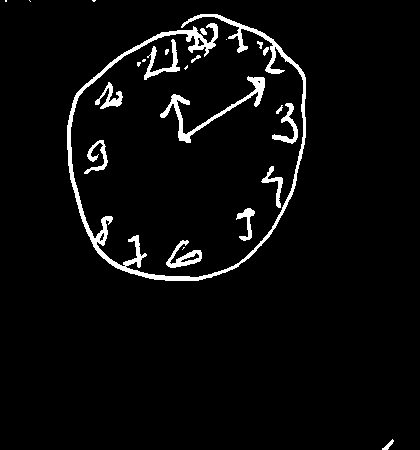
#> input picture Test_images/IC09219P20E20PD00011_2211140001-1.png, 420 x 450 px, found by its file name
$ python Clock_contour_eval.py
#> lines starting #> are read from the running program, lines starting #| are printed output that depends on the picture; after the words box and inside, x2 and y2 are one past the last pixel; in counts of white or black regions, pixels touching at a corner belong together; long printed decimals are rounded
import cv2
import numpy as np
from shapely.geometry import Polygon

def fit_circle_to_contour(contour):
    (x, y), radius = cv2.minEnclosingCircle(contour)
    center = (int(x), int(y))
    radius = int(radius)
    return center, radius

def calculate_circularity(polygon):
    area = polygon.area
    perimeter = polygon.length
    if perimeter == 0:
        return 0
    return (4 * np.pi * area) / (perimeter ** 2)

def process_image_for_contours(image_path:str):
#> called with image_path = 'IC09219P20E20PD00011_2211140001-1.png'
    image = cv2.imread(image_path)
#> image is the input picture: shape (450, 420, 3); 4.1% white; 24 white regions (9 under 20 px), largest, box (x1, y1, x2, y2) and area: (67, 14, 306, 281) 4327, (160, 76, 265, 143) 961, (144, 39, 180, 80) 390
    if image is None:
        print("Failed to load image")
        return

    image_copy = image.copy()
    image_2 = image.copy()
    gray = cv2.cvtColor(image, cv2.COLOR_BGR2GRAY)
    clahe = cv2.createCLAHE(clipLimit=2.0, tileGridSize=(8, 8))
    gray = clahe.apply(gray)
    blurred = cv2.GaussianBlur(gray, (7, 7), 0)
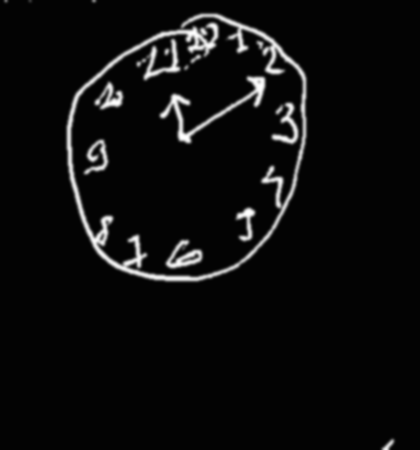
#> blurred: shape (450, 420); min 3, max 255, mean 13.3
    edges = cv2.Canny(blurred, 50, 150)
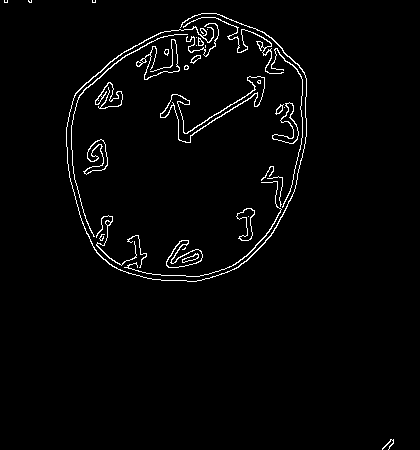
#> edges: shape (450, 420); 2.3% white in thin lines or dots
    thresh = cv2.adaptiveThreshold(edges, 255, cv2.ADAPTIVE_THRESH_GAUSSIAN_C,
                                    cv2.THRESH_BINARY_INV, 15, 2)
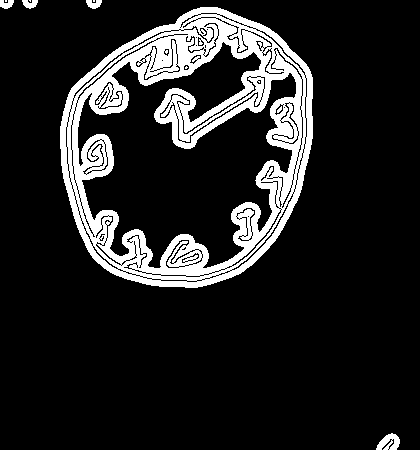
#> thresh: shape (450, 420); 13.9% white; 10 white regions (5 under 20 px)
    contours, _ = cv2.findContours(thresh, cv2.RETR_EXTERNAL,
                                   cv2.CHAIN_APPROX_SIMPLE)
#> contours = 8 contours, 3 with area under 20; largest, box (x1, y1, x2, y2) and area: (60, 7, 313, 288) 55155, (376, 433, 400, 450) 230, (86, 0, 102, 9) 78, (22, 0, 38, 9) 76, (0, 0, 14, 9) 71
    cv2.imshow('',thresh)
    cv2.imshow('edges',edges)
    cv2.imshow('original',image_copy)
    cv2.imshow('gray',gray)
    circle_info = []
    min_area = 5000
    score = 3
    open = 0
    for contour in contours:
        if cv2.contourArea(contour) > min_area:
            center, radius = fit_circle_to_contour(contour)
            contour_area = cv2.contourArea(contour)
            circle_area = np.pi * (radius ** 2)
            roundness = contour_area / circle_area if circle_area > 0 else 0

            cv2.drawContours(image, [contour], -1, (0, 255, 0))
            cv2.circle(image, center, radius, (255, 0, 0), 2)

            polygon = Polygon([tuple(point[0]) for point in contour])
            convex_hull = polygon.convex_hull
            pts = np.array(list(polygon.exterior.coords), np.int32)
            pts = pts.reshape((-1, 1, 2))
            cv2.polylines(image_2, [pts], isClosed=True, color=(255, 0, 0), thickness=2)

            # Mostrar la imagen
            cv2.imshow('Polygon', image_2)


            circularity = calculate_circularity(convex_hull)
            if roundness>=0.65:
                score = 2
                closed = 0
            elif roundness< 0.65 and roundness>=0.30:
                score = 1
                closed = 0
            elif roundness < 0.30:
                score = 0

            if score == 0:
                closed = 0
                kernel = np.ones((19,19), np.uint8)
                gray = cv2.cvtColor(image_2, cv2.COLOR_BGR2GRAY)
                clahe = cv2.createCLAHE(clipLimit=2.0, tileGridSize=(8, 8))
                gray = clahe.apply(gray)
                blurred = cv2.GaussianBlur(gray, (7, 7), 0)
                edges = cv2.Canny(blurred, 50, 150)
                thresh = cv2.adaptiveThreshold(edges, 255, cv2.ADAPTIVE_THRESH_GAUSSIAN_C,
                                            cv2.THRESH_BINARY_INV, 15   , 2)
                closing = cv2.morphologyEx(thresh, cv2.MORPH_CLOSE, kernel)
                contours_closing, _ = cv2.findContours(closing, cv2.RETR_EXTERNAL,
                                                       cv2.CHAIN_APPROX_SIMPLE)

                if contours_closing:
                    contour_closing = max(contours_closing, key=cv2.contourArea)
                    center, radius = fit_circle_to_contour(contour_closing)
                    cv2.drawContours(image_2, [contour_closing], -1, (0, 255, 0),
                                     thickness=cv2.FILLED)
                    cv2.circle(image_2, center, radius, (255, 255, 0), 2)
                    contour_area = cv2.contourArea(contour_closing)
                    circle_area = np.pi * (radius ** 2)
                    roundness = contour_area / circle_area if circle_area > 0 else 0
                    if roundness >= 0.30:
                        score = 1
                        open = 1

            circle_info.append({
                "center": center,
                "radius": radius,
                "circularity": circularity,
                "roundness": roundness,
                "score":score,
                "Closed":closed,
            })
#> this loop made 8 passes
#> area in calculate_circularity on pass 2: 55504.5
#> contour on passes 3, 5, 7: [[93, 0], [93, 1], [94, 1], [94, 0]], [[29, 0], [30, 1], [30, 0]], [[5, 0], [5, 1], [6, 1], [6, 0]]
#> pass 2, in process_image_for_contours, `cv2.imshow('Polygon', image_2)`:
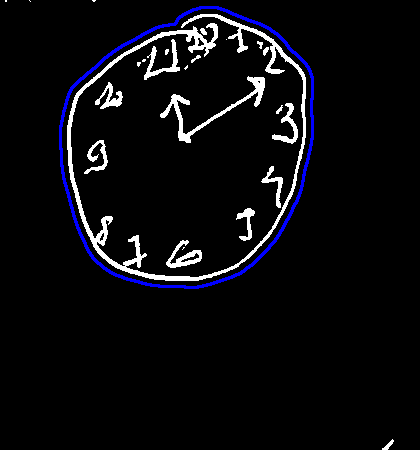
#> window 'Polygon': shape (450, 420, 3); mean B, G, R 14.3, 10.4, 10.4
#> after the loop:
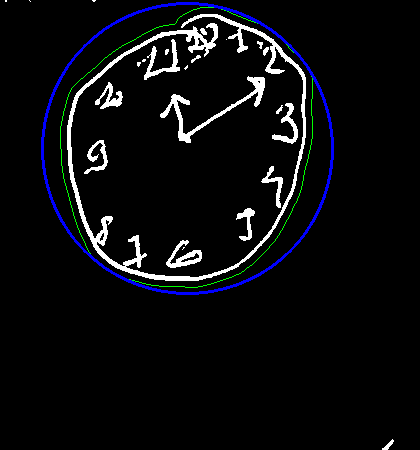
#> image: shape (450, 420, 3); 1.77% of pixels changed, all inside (x1, y1, x2, y2) = (41, 2, 334, 295)
#> after the loop, circle_info = 1 item; open = 0

    if not circle_info:
        print("No contours found")

    else:
        cv2.imshow('Processed Image', image)
        cv2.waitKey(0)
        cv2.destroyAllWindows()

    return circle_info

# Example of use:
contour_info = process_image_for_contours('IC09219P20E20PD00011_2211140001-1.png')
#> contour_info = 1 item
print(contour_info)
#| [{'center': (187, 148), 'radius': 145, 'circularity': 0.9734, 'roundness': 0.835, 'score': 2, 'Closed': 0}]

$ run again, with Test_images/IC00627P01E20PD00011_2211300001-1.png copied over Test_images/IC09219P20E20PD00011_2211140001-1.png
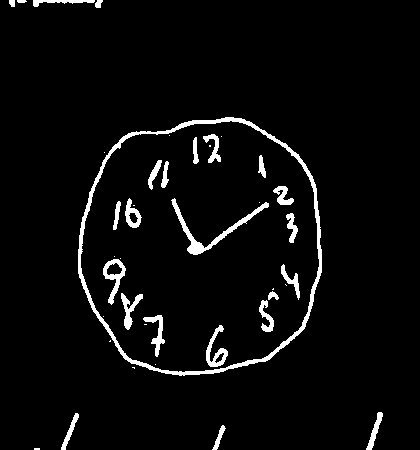
#> input picture Test_images/IC00627P01E20PD00011_2211300001-1.png, 420 x 450 px, found by its file name
#> in process_image_for_contours, image is the input picture: shape (450, 420, 3); 4.2% white; 41 white regions (16 under 20 px), largest, box (x1, y1, x2, y2) and area: (78, 117, 322, 376) 3077, (171, 198, 269, 255) 752, (103, 259, 126, 305) 370
#> edges: shape (450, 420); 2.3% white in thin lines or dots, all inside (x1, y1, x2, y2) = (9, 0, 383, 450)
#> thresh: shape (450, 420); 15.4% white; 12 white regions (2 under 20 px)
#> contours = 9 contours, 3 with area under 20; largest, box (x1, y1, x2, y2) and area: (71, 110, 329, 382) 56732, (3, 0, 109, 14) 896, (360, 406, 389, 450) 736, (55, 407, 85, 450) 712, (206, 419, 232, 450) 498, (28, 441, 46, 450) 92
#> the loop in process_image_for_contours, `for contour in contours:` made 9 passes
#> area in calculate_circularity on pass 6: 57308.5
#> after the loop in process_image_for_contours, `for contour in contours:`:
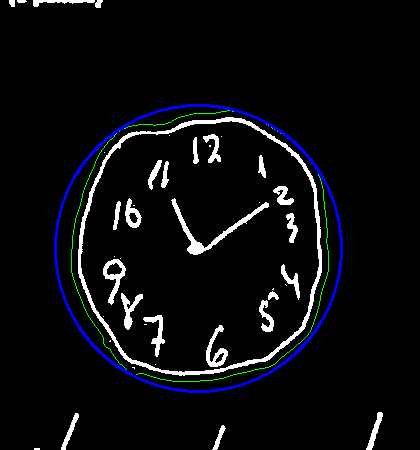
#> image: shape (450, 420, 3); 1.79% of pixels changed, all inside (x1, y1, x2, y2) = (54, 104, 343, 393)
#> after the loop in process_image_for_contours, `for contour in contours:`:
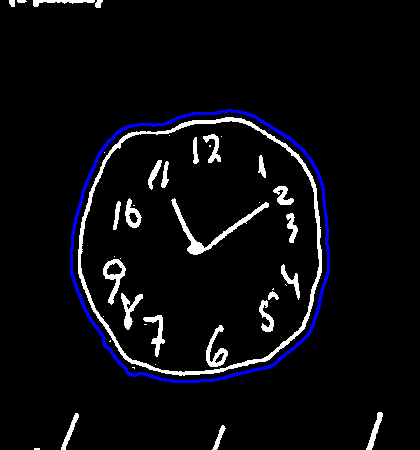
#> image_2: shape (450, 420, 3); 1.55% of pixels changed, all inside (x1, y1, x2, y2) = (70, 109, 330, 383)
#> after the loop in process_image_for_contours, `for contour in contours:`: circle_info = 1 item; open = 0
#> contour_info = 1 item
#| [{'center': (198, 248), 'radius': 143, 'circularity': 0.9801, 'roundness': 0.8831, 'score': 2, 'Closed': 0}]

$ run again, with Test_images/IC06081P01E20PD00011_2205160001-1.png copied over Test_images/IC09219P20E20PD00011_2211140001-1.png
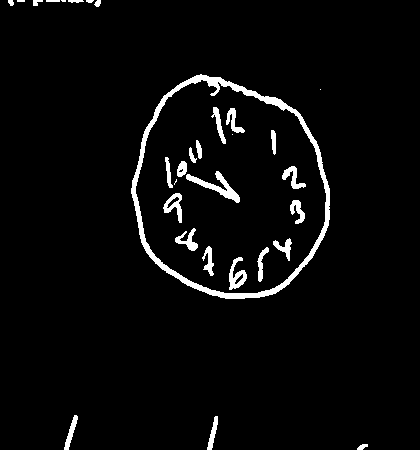
#> input picture Test_images/IC06081P01E20PD00011_2205160001-1.png, 420 x 450 px, found by its file name
#> in process_image_for_contours, image is the input picture: shape (450, 420, 3); 3.7% white; 31 white regions (6 under 20 px), largest, box (x1, y1, x2, y2) and area: (131, 74, 330, 299) 3433, (186, 171, 240, 203) 480, (229, 257, 247, 290) 290
#> edges: shape (450, 420); 1.8% white in thin lines or dots, all inside (x1, y1, x2, y2) = (8, 0, 369, 450)
#> thresh: shape (450, 420); 12.4% white; 13 white regions (4 under 20 px)
#> contours = 11 contours, 6 with area under 20; largest, box (x1, y1, x2, y2) and area: (125, 68, 337, 305) 38714, (2, 0, 108, 13) 672, (58, 409, 84, 450) 658, (201, 410, 225, 450) 616, (351, 438, 374, 450) 166
#> the loop in process_image_for_contours, `for contour in contours:` made 11 passes
#> area in calculate_circularity on pass 4: 39062.5
#> after the loop in process_image_for_contours, `for contour in contours:`:
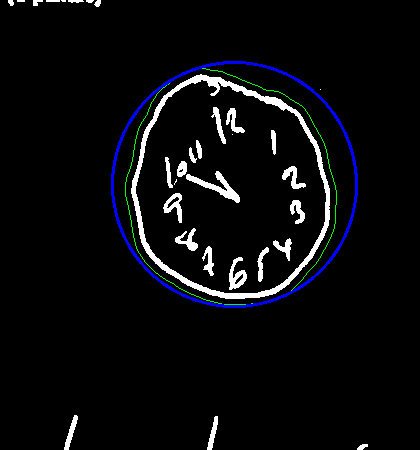
#> image: shape (450, 420, 3); 1.51% of pixels changed, all inside (x1, y1, x2, y2) = (111, 61, 358, 308)
#> after the loop in process_image_for_contours, `for contour in contours:`:
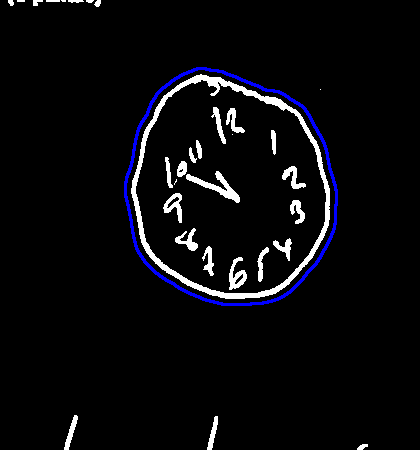
#> image_2: shape (450, 420, 3); 1.29% of pixels changed, all inside (x1, y1, x2, y2) = (124, 67, 338, 306)
#> after the loop in process_image_for_contours, `for contour in contours:`: circle_info = 1 item; open = 0
#> contour_info = 1 item
#| [{'center': (234, 184), 'radius': 122, 'circularity': 0.9798, 'roundness': 0.8279, 'score': 2, 'Closed': 0}]

$ run again, with Test_images/IC06874P20E20PD00011_2301260001-1.png copied over Test_images/IC09219P20E20PD00011_2211140001-1.png
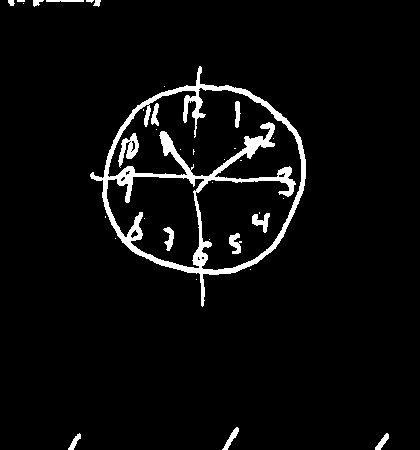
#> input picture Test_images/IC06874P20E20PD00011_2301260001-1.png, 420 x 450 px, found by its file name
#> in process_image_for_contours, image is the input picture: shape (450, 420, 3); 4.5% white; 35 white regions (21 under 20 px), largest, box (x1, y1, x2, y2) and area: (90, 66, 306, 307) 6866, (118, 133, 139, 168) 323, (252, 213, 270, 233) 177
#> edges: shape (450, 420); 2.1% white in thin lines or dots
#> thresh: shape (450, 420); 13.3% white; 9 white regions (2 under 20 px)
#> contours = 8 contours, 1 with area under 20; largest, box (x1, y1, x2, y2) and area: (84, 60, 312, 313) 35687, (2, 0, 107, 12) 694, (217, 421, 245, 450) 392, (62, 427, 87, 450) 321, (369, 427, 395, 450) 254, (376, 434, 388, 450) 54, (47, 0, 83, 2) 34
#> the loop in process_image_for_contours, `for contour in contours:` made 8 passes
#> area in calculate_circularity on pass 5: 38052.5
#> after the loop in process_image_for_contours, `for contour in contours:`:
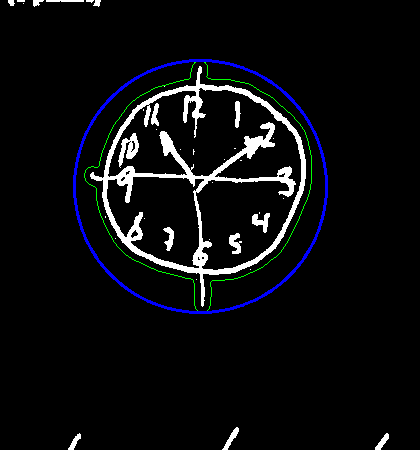
#> image: shape (450, 420, 3); 1.63% of pixels changed, all inside (x1, y1, x2, y2) = (73, 59, 328, 314)
#> after the loop in process_image_for_contours, `for contour in contours:`:
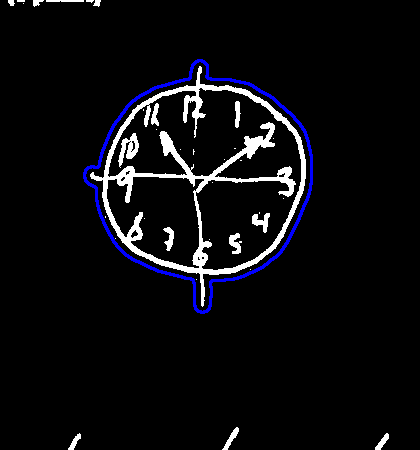
#> image_2: shape (450, 420, 3); 1.38% of pixels changed, all inside (x1, y1, x2, y2) = (83, 59, 313, 314)
#> after the loop in process_image_for_contours, `for contour in contours:`: circle_info = 1 item; open = 0
#> contour_info = 1 item
#| [{'center': (200, 186), 'radius': 126, 'circularity': 0.9436, 'roundness': 0.7155, 'score': 2, 'Closed': 0}]
